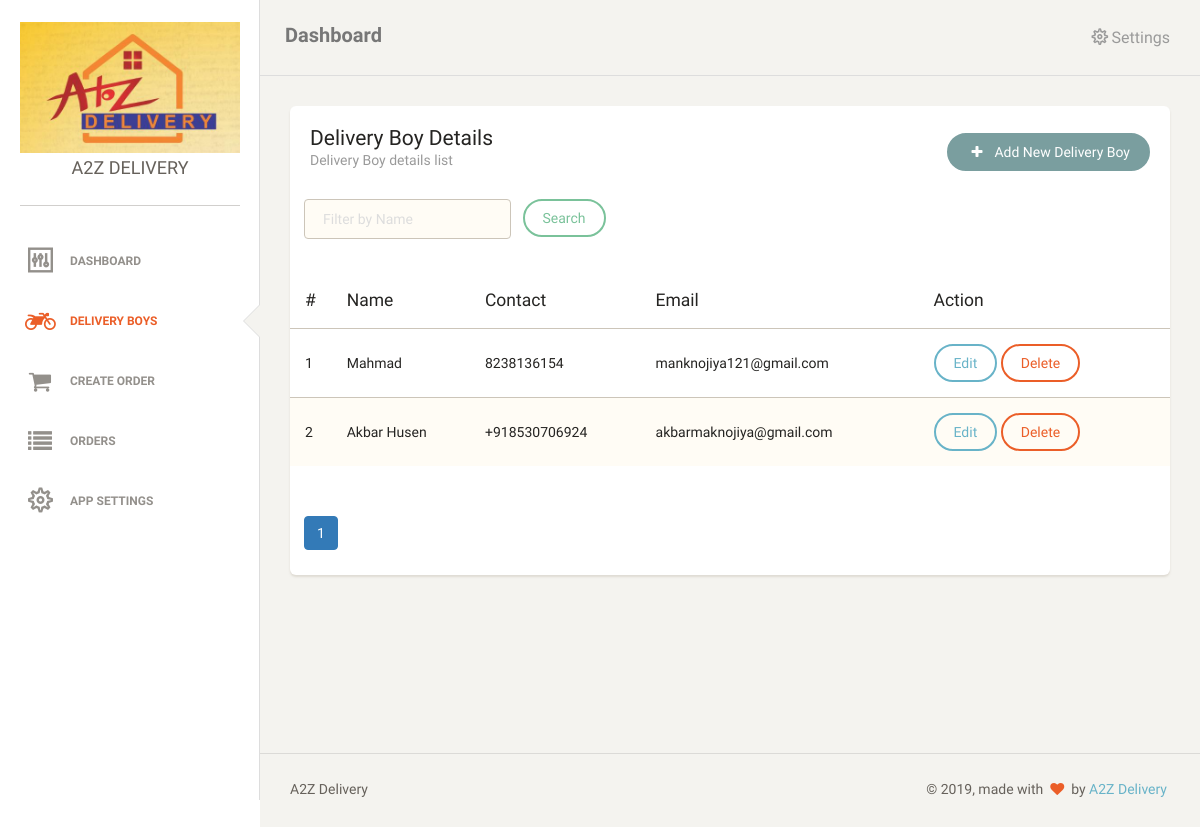
Before: /delivery_boys.php (signed in) with the older database file.
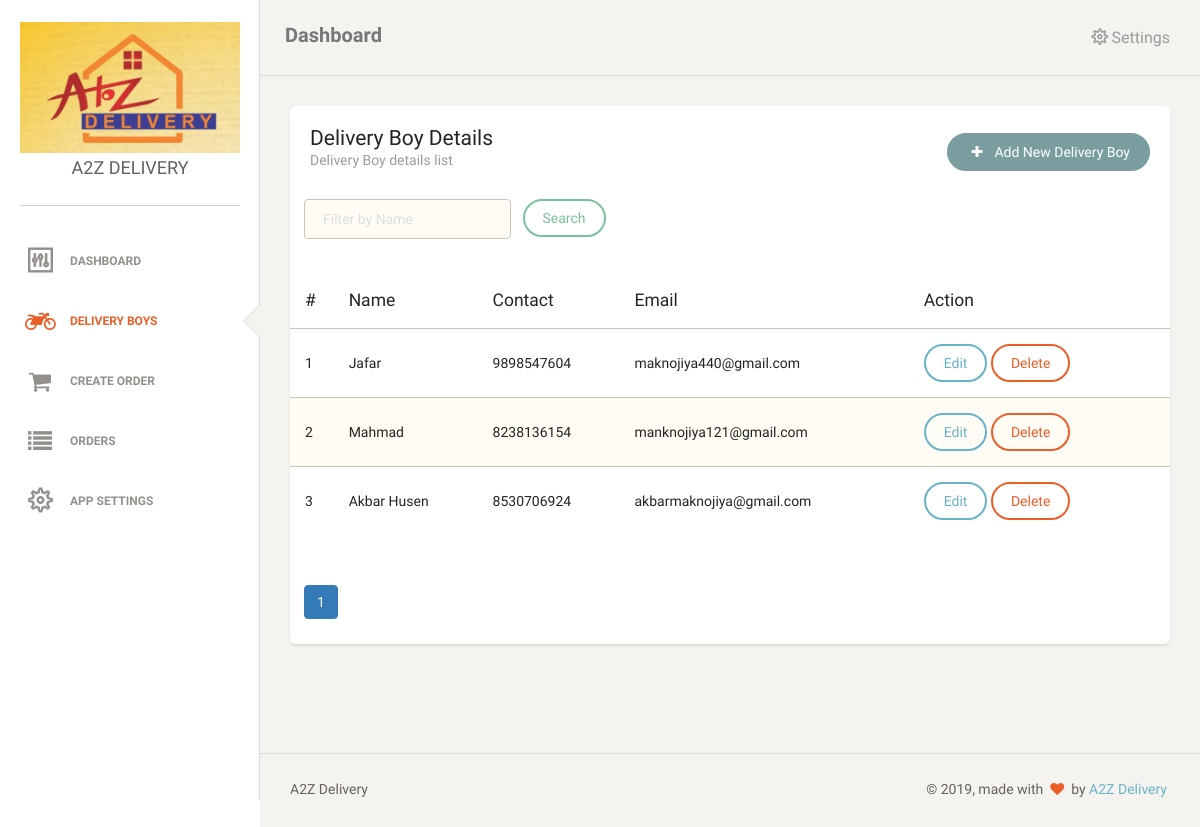
After: the same page with the newer database file.
### tables this page shows
CREATE TABLE IF NOT EXISTS `users` (
  `id` int(11) NOT NULL AUTO_INCREMENT,
  `username` varchar(255) NOT NULL,
  `password` varchar(255) NOT NULL,
  `name` varchar(100) NOT NULL,
  `contact` varchar(50) NOT NULL,
  `type` int(11) NOT NULL,
  `created_at` timestamp NOT NULL DEFAULT CURRENT_TIMESTAMP,
  PRIMARY KEY (`id`)
);

### common/database.php (called while the page is built, shortened)
<?php
	require_once('common/app.php');
	class DB {
		public $conn;
		function __construct($hostname,$username,$password,$database)
		{
		$this->conn = mysqli_connect($hostname,$username,$password,$database) or die('Database is still not setup ...');
		return $this->conn;
		}
		function query($query) {
			$res = mysqli_query($this->conn,$query);
			return $res;
		}
		function get($res,$inArrayOnly = false) {
			$rows = [];
			while($row = mysqli_fetch_assoc($res)) {
				$rows[] = $row;
			}
			if(!$inArrayOnly) {
				$rows= $this->toStdObject($rows);
			}
			return $rows;
		}
		function getOne($res,$inArrayOnly = false) {
			$row = mysqli_fetch_assoc($res);
			if(!$inArrayOnly) {
				$row = $this->toStdObject($row);
			}
			return $row;
		}
		function toStdObject($rows) {
			$rows = json_decode(json_encode($rows));
			return $rows;
		}
	}
?>

### include.php (called while the page is built, shortened)
<?php
	$db = new DB(HOST,USERNAME,PASSWORD,DATABASE);
	$app = new App();
?>

### common/functions.php (called while the page is built, shortened)
<?php
require_once(BASE_PATH.'/common/database.php');
function get_setting_meta($field) {
	global $db;
	$sql = 'SELECT `value` FROM `app_settings` WHERE `name`="'.$field.'"';
	$result = $db->query($sql);
	$row = $db->getOne($result);
	return $row->value;
}
function showTabActive($url,$tabs) {
	$showActive = false;
	foreach($tabs as $key => $tab) {
		if(strpos($url, $tab) !== FALSE) {
			$showActive = true;
			break;
		}
	}
	return $showActive;
}
function get_deliveryboy_details($limited = false,$offset = 0,$limit = 0,$searchWith = '') {
		global $db,$app;
		$limitedSql = "";
		 $where = " WHERE type=2";
		if($limited) {
			$limitedSql = " LIMIT ".$offset.",".$limit;
		}
		$sql = 'SELECT * FROM `users` '.$where.' ORDER BY id DESC'.$limitedSql;
		$result = $db->get($db->query($sql));
		return $result;
}
function getUserRole($userId) {
	global $db,$app;
	$sql = "SELECT type FROM `users` WHERE id=".$userId."";
	$result = $db->getOne($db->query($sql));
	if($result->type == 1) {
		return 'admin';
	} else {
		return 'deliveryboy';
	}
}
?>

### common/app.php (called while the page is built, shortened)
<?php
class App {
		?>
		<?php
	function getSession($key) {
		if(empty($_SESSION[$key]))
			return '';
		else
			return $_SESSION[$key];
	}
}
?>

### layouts/pagination-top.php (called while the page is built, shortened)
<?php
	$rec_limit = RECORDS_PER_PAGE;
	if( isset($_GET['page'] ) ) {
	    $page = $_GET['page'] - 1;
	    $offset = $rec_limit * $page ;
	}else {
	    $offset = 0;
	}
    $total_pages = ceil($rec_count / $rec_limit);
?>

### delivery_boys.php (the view, shortened to what this page needs)
<?php
	include_once('layouts/header.php');
	$searchWith = '';
	$deliveryboy_details = get_deliveryboy_details(false,NULL,NULL,$searchWith);
	$rec_count = count($deliveryboy_details);
	include_once('layouts/pagination-top.php');
	$deliveryboy_details = get_deliveryboy_details(true,$offset,$rec_limit,$searchWith);
?>
<div class="content">
	<div class="container-fluid">
		<div class="row">
			<div class="col-md-12">
				<div class="card">
					<div class="header">
						<div class="row">
							<div class="col-sm-9">
								<h4 class="title">Delivery Boy Details</h4>
								<p class="category">Delivery Boy details list</p>
							</div>
							<div class="col-sm-3 pull-right">
								<a href="add_delivery_boy.php" class="btn btn-fill btn-primary pull-right"><span><i class="fa fa-plus"></i></span>&nbsp; Add New Delivery Boy </a>
							</div>
						</div>
					</div>
					<div class="content table-responsive table-full-width">
						<div class="row">
							<form method="" action="">
								<div class="col-md-3 ml-1">
									<input type="text" class="form-control border-input" name="filter_keyword" value="<?php if(!empty($_GET['filter_keyword'])) { echo $_GET['filter_keyword']; } else { echo ''; } ?>" placeholder="Filter by Name" />
								</div>
								<div class="col-md-3">
									<div class="form-grooup">
										<input type="submit" name="btnFilter" value="Search" class="btn btn-success" />
									</div>
								</div>
							</form>
						</div>
						<table class="table table-striped mt-2">
							<thead>
								<th>#</th>
								<th>Name</th>
								<th>Contact</th>
								<th>Email</th>
								<th>Action</th>
							</thead>
							<tbody>
								<?php
								if(count($deliveryboy_details) == 0) {
								?>
								<tr>
									<td colspan="4">No records found</td>
								</tr>
								<?php
								}
								else {
								$i=1;
								foreach ($deliveryboy_details as $key => $test_detail) {
								?>
								<tr>
									<td>
										<?php echo $i; ?>
									</td>
									<td>
										<?php echo $test_detail->name ?>
									</td>
									<td>
										<?php
											echo $test_detail->contact;
										?>
									</td>
									<td>
										<?php
											echo $test_detail->username;
										?>
									</td>
									<td>
										<a href="edit_delivery_boy.php?delivery_boy_id=<?php echo $test_detail->id; ?>" class="btn btn-info">Edit</a>
										<a href="?delete_id=<?php echo $test_detail->id; ?>" class="btn btn-danger confirm">Delete</a>
									</td>
								</tr>
								<?php
								$i++;
								}
								}
								?>
							</tbody>
						</table>
					</div>
					<?php include_once('layouts/pagination-links.php'); ?>
				</div>
			</div>
		</div>
	</div>
</div>
<?php
	include_once('layouts/footer.php');
?>

### layouts/header.php (shortened to what this page needs)
<?php
    include_once('include.php');
?>
<!DOCTYPE html>
<html>
    <head>
        <link href="assets/css/bootstrap.min.css" rel="stylesheet" />
        <link href="assets/css/animate.min.css" rel="stylesheet"/>
        <link href="assets/css/paper-dashboard.css" rel="stylesheet"/>
        <link href="assets/css/demo.css" rel="stylesheet" />
        <link href="https://maxcdn.bootstrapcdn.com/font-awesome/latest/css/font-awesome.min.css" rel="stylesheet">
        <link href="assets/css/themify-icons.css" rel="stylesheet">
        <link rel="stylesheet" type="text/css" href="assets/css/style.css">
    </head>
    <body>
        <div class="wrapper">
            <div class="sidebar" data-background-color="white" data-active-color="danger">
                <div class="sidebar-wrapper">
                    <div class="logo">
                        <a href="<?php echo SITE_URL; ?>" class="simple-text">
                            <img src="assets/img/logos/<?php echo get_setting_meta('logo'); ?>" class="img-responsive" /><?php echo get_setting_meta('app_name'); ?>
                        </a>
                    </div>
                    <ul class="nav">
                        <li class="<?php if(showTabActive($_SERVER['REQUEST_URI'],array('admin','index'))) { echo "active"; } ?>">
                            <a href="admin.php">
                                <i class="ti-panel"></i>
                                <p>Dashboard</p>
                            </a>
                        </li>
                        <?php if(getUserRole($app->getSession('loggedin')) == 'admin'): ?>
                            <li class="<?php if(showTabActive($_SERVER['REQUEST_URI'],array('delivery_boys','add_delivery_boy','edit_delivery_boy'))) { echo "active"; } ?>">
                                <a href="delivery_boys.php">
                                    <i class="fa fa-motorcycle"></i>
                                    <p>Delivery Boys</p>
                                </a>
                            </li>
                            <li class="<?php if(showTabActive($_SERVER['REQUEST_URI'],array('create_order','edit_order','chat'))) { echo "active"; } ?>">
                                <a href="create_order.php">
                                    <i class="fa fa-shopping-cart"></i>
                                    <p>Create Order</p>
                                </a>
                            </li>
                        <?php endif ?>
                        <li class="<?php if(showTabActive($_SERVER['REQUEST_URI'],array('orders'))) { echo "active"; } ?>">
                            <a href="orders.php">
                                <i class="fa fa-list"></i>
                                <p>Orders</p>
                            </a>
                        </li>
                        <?php if(getUserRole($app->getSession('loggedin')) == 'admin'): ?>
                            <li class="<?php if(showTabActive($_SERVER['REQUEST_URI'],array('app_settings'))) { echo "active"; } ?>">
                                <a href="app_settings.php">
                                    <i class="ti-settings"></i>
                                    <p>App settings</p>
                                </a>
                            </li>
                        <?php endif ?>
                    </ul>
                </div>
            </div>
            <div class="main-panel">
                <nav class="navbar navbar-default">
                    <div class="container-fluid">
                        <div class="navbar-header">
                            <a class="navbar-brand" href="#">Dashboard</a>
                        </div>
                        <div class="collapse navbar-collapse">
                            <ul class="nav navbar-nav navbar-right">
                                <li>
                                    <a href="#" class="dropdown-toggle" data-toggle="dropdown">
                                        <i class="ti-settings"></i>
                                        <p>Settings</p>
                                    </a>
                                </li>
                            </ul>
                        </div>
                    </div>
                </nav>

### layouts/pagination-links.php (shortened to what this page needs)
<?php
$pagLink = '<ul class="pagination ml-1">';
for ($i=1; $i<=$total_pages; $i++) {
	$activeClass = "";
	if($i == $_GET['page']) {
		$activeClass = " active";
	}
	$pagLink.= '<li class="page-item'.$activeClass.'">';
	$pagLink.= "<a class='page-link' href='?page=".$i."&filter_keyword=".$searchWith."'>".$i."</a>";
	$pagLink.= "</li>";
};
echo $pagLink."</ul>";
?>

### layouts/footer.php (shortened to what this page needs)
<footer class="footer">
    <div class="container-fluid">
        <nav class="pull-left">
            <ul>
                <li>
                    <a href="/">
                        <?php echo SITE_TITLE; ?>
                    </a>
                </li>
            </ul>
        </nav>
        <div class="copyright pull-right">
            &copy; <script>document.write(new Date().getFullYear())</script>, made with <i class="fa fa-heart heart"></i> by <a href="/"><?php echo SITE_TITLE; ?></a>
        </div>
    </div>
</footer>
</div>
</div>
</body>
</html>

### assets/css/style.css (style rules this page uses)
.ml-1 { margin-left: 1em !important; }
.mt-2 { margin-top: 2em !important; }
footer ul { list-style: none !important; }
.card .header .btn { margin-bottom: 0.5em !important; margin-top: 0.5em !important; }

Changed rows visible on the page:
added users: name "Jafar", contact "9898547604", username "maknojiya440@gmail.com"
changed users "Akbar Husen": contact "+918530706924" → "8530706924"
